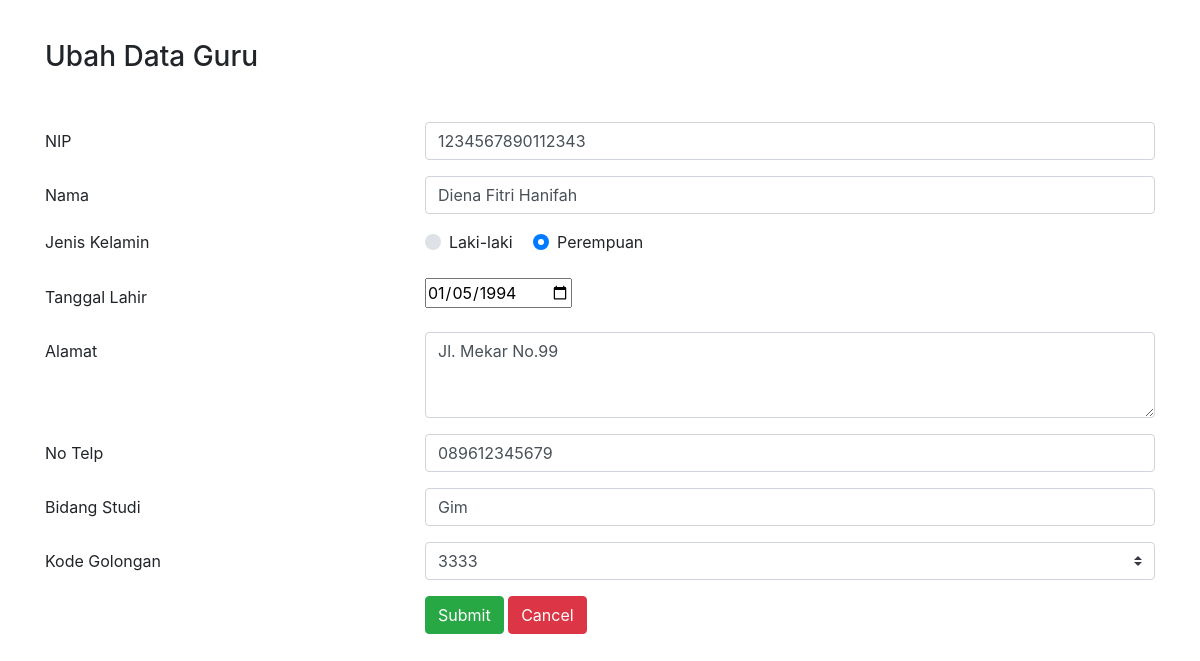
/ubah-guru.php?nip=1234567890112343 (signed in), run on the app's committed database.
### tables this page shows
CREATE TABLE `guru` (
  `nip` char(18) NOT NULL,
  `nama` varchar(50) NOT NULL,
  `jns_kelamin` varchar(10) NOT NULL,
  `tgl_lahir` date NOT NULL,
  `alamat` varchar(50) NOT NULL,
  `no_telp` varchar(20) NOT NULL,
  `bidang_studi` varchar(20) NOT NULL,
  `kd_golongan` char(4) NOT NULL
);

### functions.php (called while the page is built, shortened)
<?php
$conn = mysqli_connect("localhost", "root", "", "sekolah_database");
function query($query) {
	global $conn;
	$result = mysqli_query($conn, $query);
	$rows = [];
	while( $row = mysqli_fetch_assoc($result) ) {
		$rows[] = $row;
	}
	return $rows;
}
?>

### ubah-guru.php (the view, shortened to what this page needs)
<?php
require 'functions.php';
$nip = $_GET["nip"];
$guru = query("SELECT * FROM guru WHERE nip = $nip")[0];
?>
<!DOCTYPE html>
<html lang="en">
<head>
    <link rel="stylesheet" href="assets/css/form.css">
    <link rel="stylesheet" href="https://stackpath.bootstrapcdn.com/bootstrap/4.1.3/css/bootstrap.min.css">
    <link rel="stylesheet" href="https://maxcdn.bootstrapcdn.com/font-awesome/4.7.0/css/font-awesome.min.css">
</head>
<body>
    <header class="container">
        <h3>Ubah Data Guru</h3>
    </header>
    <section id="ubah-data-guru" class="container">
    <form action="" method="post" enctype="multipart/form-data">
    <div class="form-group row">
        <label for="nip" class="col-4 col-form-label">NIP</label>
        <div class="col-8">
        <input id="nip" name="nip" placeholder="masukkan nip" type="text" class="form-control" required="required" value="<?= $guru["nip"]; ?>">
        </div>
    </div>
    <div class="form-group row">
        <label for="nama" class="col-4 col-form-label">Nama</label>
        <div class="col-8">
        <input id="nama" name="nama" placeholder="masukkan nama" type="text" class="form-control" required="required" value="<?= $guru["nama"]; ?>">
        </div>
    </div>
    <div class="form-group row">
        <label class="col-4">Jenis Kelamin</label>
        <div class="col-8">
        <div class="custom-control custom-radio custom-control-inline">
            <label for="jns_kelamin_0" class="custom-control-label">Laki-laki</label>
        </div>
        <div class="custom-control custom-radio custom-control-inline">
            <label for="jns_kelamin_1" class="custom-control-label">Perempuan</label>
        </div>
        </div>
    </div>
    <div class="form-group row">
            <label for="tgl_lahir" class="col-4 col-form-label">Tanggal Lahir</label>
            <div class="col-8">
            <input type="date" id="tgl_lahir" name="tgl_lahir" value="<?= $guru["tgl_lahir"]; ?>">
            </div>
        </div>
    <div class="form-group row">
        <label for="alamat" class="col-4 col-form-label">Alamat</label>
        <div class="col-8">
        <textarea id="alamat" name="alamat" cols="40" rows="3" class="form-control"><?php echo $guru["alamat"]; ?></textarea>
        </div>
    </div>
    <div class="form-group row">
        <label for="no_telp" class="col-4 col-form-label">No Telp</label>
        <div class="col-8">
        <input id="no_telp" name="no_telp" placeholder="masukkan nomor telpon" type="text" class="form-control" required="required" value="<?= $guru["no_telp"]; ?>">
        </div>
    </div>
    <div class="form-group row">
        <label for="bidang_studi" class="col-4 col-form-label">Bidang Studi</label>
        <div class="col-8">
        <input id="bidang_studi" name="bidang_studi" placeholder="masukkan bidang studi" type="text" class="form-control" required="required" value="<?= $guru["bidang_studi"]; ?>">
        </div>
    </div>
    <div class="form-group row">
    <label for="kd_golongan" class="col-4 col-form-label">Kode Golongan</label>
    <div class="col-8">
      <select id="kd_golongan" name="kd_golongan" class="custom-select">
        <option value="3333" <?=$guru['kd_golongan'] == '3333' ? ' selected="selected"' : '';?>>3333</option>
      </select>
    </div>
  </div>
    <div class="form-group row">
        <div class="offset-4 col-8">
        <button name="submit" type="submit" class="btn btn-success">Submit</button>
        <button name="submit" type="submit" class="btn btn-danger"><a href="data-guru.php" style="color: #fff; text-decoration:none; ">Cancel</a></button>
        </div>
    </div>
    </form>
    </section>
</body>
</html>

### assets/css/form.css (style rules this page uses)
* { margin: 0; padding: 0; box-sizing: border-box; text-decoration: none; list-style: none; }
body { font-family: 'Poppins', sans-serif; }
.container { width: 80%; margin: auto; }
header { padding: 40px 0; }

### data on the page
guru: nip "1234567890112343", nama "Diena Fitri Hanifah", tgl_lahir "01/05/1994", alamat "Jl. Mekar No.99", no_telp "089612345679", bidang_studi "Gim", kd_golongan "3333"
